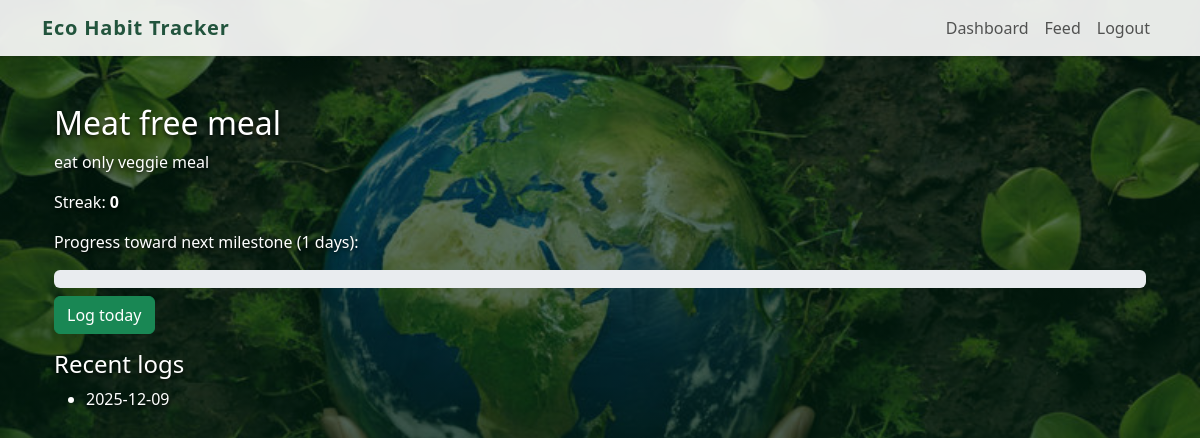
/habit/5 (signed in), run on the app's committed database.
### app.py (models this page shows)
class Habit(db.Model):
    id = db.Column(db.Integer, primary_key=True)
    title = db.Column(db.String(140), nullable=False)
    description = db.Column(db.Text, nullable=True)
    co2_saving = db.Column(db.Float, default=0.0)
    user_id = db.Column(db.Integer, db.ForeignKey('user.id'), nullable=False)

class HabitLog(db.Model):
    id = db.Column(db.Integer, primary_key=True)
    habit_id = db.Column(db.Integer, db.ForeignKey('habit.id'), nullable=False)
    user_id = db.Column(db.Integer, db.ForeignKey('user.id'), nullable=False)
    date = db.Column(db.Date, nullable=False, default=date.today)

### app.py (the view)
@app.route('/habit/<int:habit_id>')
@login_required
def habit_detail(habit_id):
    h = Habit.query.get_or_404(habit_id)
    logs = HabitLog.query.filter_by(user_id=current_user.id, habit_id=habit_id).order_by(HabitLog.date.desc()).limit(30).all()
    s = habit_streak(current_user.id, habit_id)
    next_threshold = None
    for t in BADGE_THRESHOLDS:
        if s < t:
            next_threshold = t
            break
    progress_pct = int((s / next_threshold) * 100) if next_threshold else 100
    return render_template('habit_detail.html', habit=h, logs=logs, streak=s, next_threshold=next_threshold, progress_pct=progress_pct)

### app.py (called while the page is built)
@login_manager.user_loader
def load_user(user_id):
    return User.query.get(int(user_id))

def habit_streak(user_id, habit_id):
    today = date.today()
    streak = 0
    current_day = today
    while True:
        log = HabitLog.query.filter_by(user_id=user_id, habit_id=habit_id, date=current_day).first()
        if log:
            streak += 1
            current_day = current_day - timedelta(days=1)
        else:
            break
    return streak

### templates/habit_detail.html (shortened to what this page needs)
{% extends 'base.html' %}
{% block content %}
<div class="habit-detail-page">
  <h2>{{ habit.title }}</h2>
  <p>{{ habit.description }}</p>
  <p>Streak: <strong>{{ streak }}</strong></p>
  {% if next_threshold %}
  <p>Progress toward next milestone ({{ next_threshold }} days):</p>
  <div class="progress mb-2" style="height:18px;">
  </div>
  {% endif %}
  <form method="post" action="{{ url_for('habit_log', habit_id=habit.id) }}">
    <button class="btn btn-success">Log today</button>
  </form>
  <h4 class="mt-3">Recent logs</h4>
  <ul>
    {% for l in logs %}
      <li>{{ l.date }}</li>
    {% else %}
      <li>No logs yet.</li>
    {% endfor %}
  </ul>
</div>
{% endblock %}

### static/style.css (style rules this page uses)
body { min-height: 100vh; margin: 0; font-family: system-ui, -apple-system, BlinkMacSystemFont, "Segoe UI", sans-serif; background-image: linear-gradient(rgba(0, 32, 16, 0.55), rgba(0, 32, 16, 0.8)), url("/static/images/Eco Habit Tracker Background theme.jpg"); background-size: cover; background-position: center; background-attachment: fixed; color: #1a202c; }
.habit-detail-page h2, .habit-detail-page p, .habit-detail-page li, .habit-detail-page h4, .habit-detail-page strong { color: #ffffff; text-shadow: 0 2px 4px rgba(0, 0, 0, 0.85); }

### templates/base.html (style rules this page uses)
body { background: #f7fbf7; }

### data on the page
Habit: title "Meat free meal", description "eat only veggie meal"
HabitLog: date "2025-12-09"

### other printed values
{{ streak }} "0"
{{ next_threshold }} "1"
